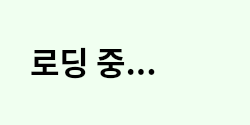
<?xml version="1.0" encoding="UTF-8"?>
<ui version="4.0">
 <class>Form</class>
 <widget class="QWidget" name="Form">
  <property name="geometry">
   <rect>
    <x>0</x>
    <y>0</y>
    <width>250</width>
    <height>125</height>
   </rect>
  </property>
  <property name="windowTitle">
   <string>Form</string>
  </property>
  <property name="styleSheet">
   <string notr="true">background-color : rgb(240,255,240)</string>
  </property>
  <widget class="QLabel" name="label">
   <property name="geometry">
    <rect>
     <x>30</x>
     <y>40</y>
     <width>151</width>
     <height>41</height>
    </rect>
   </property>
   <property name="font">
    <font>
     <family>에스코어 드림 6 Bold</family>
     <pointsize>24</pointsize>
     <weight>75</weight>
     <bold>true</bold>
    </font>
   </property>
   <property name="text">
    <string>로딩 중...</string>
   </property>
  </widget>
  <widget class="QLabel" name="label_2">
   <property name="geometry">
    <rect>
     <x>170</x>
     <y>25</y>
     <width>71</width>
     <height>71</height>
    </rect>
   </property>
   <property name="text">
    <string/>
   </property>
   <property name="pixmap">
    <pixmap>Image/loading.gif</pixmap>
   </property>
   <property name="scaledContents">
    <bool>true</bool>
   </property>
  </widget>
 </widget>
 <resources/>
 <connections/>
</ui>
